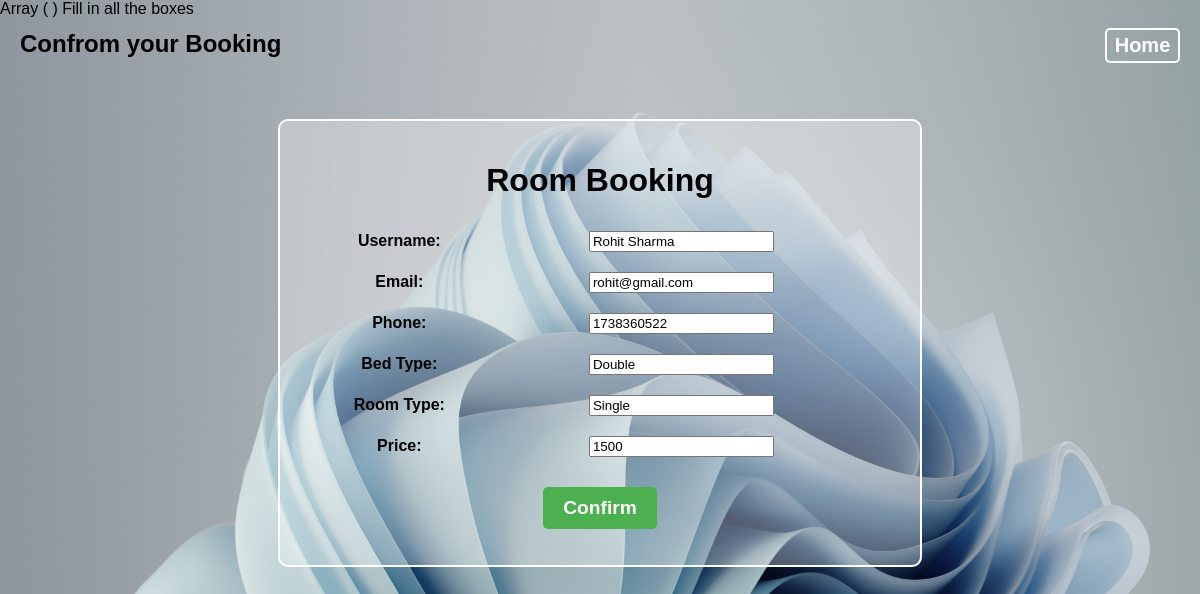
The page /view/RoomData.php?room_id=4&user_id=6 (signed in) on the database its author committed.
### tables this page shows
CREATE TABLE `user` (
  `id` int(11) NOT NULL,
  `username` varchar(30) NOT NULL,
  `password` varchar(50) NOT NULL,
  `email` varchar(50) NOT NULL,
  `dob` date NOT NULL,
  `phone` int(20) NOT NULL,
  `gender` varchar(20) NOT NULL,
  `blood_group` varchar(20) NOT NULL
);

CREATE TABLE `room` (
  `id` int(30) NOT NULL,
  `room_type` varchar(30) NOT NULL,
  `bed_type` varchar(30) NOT NULL,
  `room_price` varchar(30) NOT NULL
);

### model/userModel.php (called while the page is built, shortened)
<?php
function getUserById($id) {
    $con = dbConnect();
    $sql = "SELECT * FROM user WHERE id='$id'";
    $result = mysqli_query($con, $sql);
    $user = mysqli_fetch_assoc($result);
    return $user;
}
?>

### model/roomModel.php (called while the page is built, shortened)
<?php
function getRoomById($id) {
    $con = dbConnect();
    $sql = "SELECT * FROM room WHERE id='$id'";
    $result = mysqli_query($con, $sql);
    $room = mysqli_fetch_assoc($result);
    return $room;
}
?>

### view/RoomData.php (the view, shortened to what this page needs)
<?php
include '../model/userModel.php';
include '../model/roomModel.php';
include '../controller/RoombookCheck.php';
$user_id = $_GET['user_id'];
$room_id = $_GET['room_id'];
$user = getUserById($user_id);
$room = getRoomById($room_id);
?>
<!DOCTYPE html>
<html lang="en">
<head>
<link rel="stylesheet" href="../asset/RoomBook.css"/>
</head>
<body>
<div class="header">
  <h2 style="text-align: center; margin-top: 0;">Confrom your Booking</h2>
  <form action="UserDashboard.php" method="post">
    <button type="submit" class="home-button"><b> Home </b> </button>
  </form>
</div>
<center>
    <fieldset>
<h1>Room Booking</h1>
<form action="../controller/RoombookCheck.php" method="post">
<table border="0">
    <tr>
    <td> <b> Username: </b> </td>
    <td> <input type="text" id="username" name="username" class="custom-input" value="<?php echo $user['username']; ?>" required> </td>
    </tr>
    <tr>
    <td> <b> Email: </b> </td>
    <td> <input type="email" id="email" name="email" class="custom-input" value="<?php echo $user['email']; ?>" required> </td>
    </tr>
    <tr>
    <td> <b> Phone: </b> </td>
    <td> <input type="tel" id="phone" name="phone" class="custom-input" value="<?php echo $user['phone']; ?>" required> </td>
    </tr>
    <td> <b> Bed Type: </b> </td>
    <td>
        <input type="text" id="bed_type" name="bed_type" class="custom-input" value="<?php echo $room['bed_type']; ?>" required>
    </td>
    <td> <b> Room Type: </b> </td>
    <td>
        <input type="text" id="room_type" name="room_type" class="custom-input" value="<?php echo $room['room_type']; ?>" required>
    </td>
    <tr>
    <td> <b> Price: </b> </td>
    <td>
        <input type="text" id="room_price" name="room_price" class="custom-input" value="<?php echo $room['room_price']; ?>" required>
    </td>
    </tr>
<tr>
    <td></td>
    <td></td>
    <td></td>
</tr>
</table>
<button type="submit" name="submit" value="submit" class="large-button"><b>Confirm</b></button>
</form>
</fieldset>
</center>
</body>
</html>

### asset/RoomBook.css (style rules this page uses)
.header { display: flex; justify-content: space-between; align-items: center; padding: 10px 20px; }
.home-button { font-size: 20px; width: 75px; height: 35px; border-radius: 5px; border: 2px solid white; background-color: transparent; color: white; }
body { background-image: url('../view/ProfilePagePhoto.png'); background-size: cover; font-family: Arial, sans-serif; margin: 0; }
fieldset { background-color: rgba(255, 255, 255, 0.3); width: 50%; margin: 30px; padding: 20px; border-radius: 10px; border: 2px solid white; }
table { border-collapse: collapse; width: 100%; margin-top: 10px; }
th, td { padding: 10px; text-align: center; }
button { border: none; background-color: #59D5E0; padding: 0; margin: 0; border-radius: 5px; border: 1px solid white; }

### view/RoomData.php (style rules this page uses)
.large-button { font-size: 1.2em; padding: 10px 20px; background-color: #4CAF50; color: white; border: none; cursor: pointer; border-radius: 5px; }

### rows shown on the page
user: username "Rohit Sharma", email "rohit@gmail.com", phone "1738360522"
room: bed_type "Double", room_type "Single", room_price "1500"
